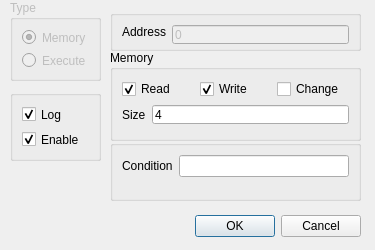
<?xml version="1.0" encoding="UTF-8"?>
<ui version="4.0">
 <class>BreakpointDialog</class>
 <widget class="QDialog" name="BreakpointDialog">
  <property name="windowModality">
   <enum>Qt::ApplicationModal</enum>
  </property>
  <property name="geometry">
   <rect>
    <x>0</x>
    <y>0</y>
    <width>375</width>
    <height>250</height>
   </rect>
  </property>
  <property name="sizePolicy">
   <sizepolicy hsizetype="Fixed" vsizetype="Fixed">
    <horstretch>0</horstretch>
    <verstretch>0</verstretch>
   </sizepolicy>
  </property>
  <property name="minimumSize">
   <size>
    <width>375</width>
    <height>250</height>
   </size>
  </property>
  <property name="maximumSize">
   <size>
    <width>375</width>
    <height>250</height>
   </size>
  </property>
  <property name="baseSize">
   <size>
    <width>375</width>
    <height>250</height>
   </size>
  </property>
  <property name="windowTitle">
   <string>Create / Modify Breakpoint</string>
  </property>
  <widget class="QDialogButtonBox" name="buttonBox">
   <property name="geometry">
    <rect>
     <x>20</x>
     <y>210</y>
     <width>341</width>
     <height>32</height>
    </rect>
   </property>
   <property name="sizePolicy">
    <sizepolicy hsizetype="Fixed" vsizetype="Fixed">
     <horstretch>0</horstretch>
     <verstretch>0</verstretch>
    </sizepolicy>
   </property>
   <property name="orientation">
    <enum>Qt::Horizontal</enum>
   </property>
   <property name="standardButtons">
    <set>QDialogButtonBox::Cancel|QDialogButtonBox::Ok</set>
   </property>
  </widget>
  <widget class="QGroupBox" name="grpType">
   <property name="enabled">
    <bool>false</bool>
   </property>
   <property name="geometry">
    <rect>
     <x>10</x>
     <y>0</y>
     <width>91</width>
     <height>81</height>
    </rect>
   </property>
   <property name="title">
    <string>Type</string>
   </property>
   <layout class="QFormLayout" name="formLayout_2">
    <item row="1" column="0">
     <widget class="QRadioButton" name="rdoExecute">
      <property name="text">
       <string>Execute</string>
      </property>
     </widget>
    </item>
    <item row="0" column="0">
     <widget class="QRadioButton" name="rdoMemory">
      <property name="text">
       <string>Memory</string>
      </property>
      <property name="checked">
       <bool>true</bool>
      </property>
     </widget>
    </item>
   </layout>
  </widget>
  <widget class="QGroupBox" name="groupBox_2">
   <property name="geometry">
    <rect>
     <x>110</x>
     <y>10</y>
     <width>251</width>
     <height>41</height>
    </rect>
   </property>
   <property name="title">
    <string/>
   </property>
   <layout class="QFormLayout" name="formLayout">
    <item row="0" column="0">
     <widget class="QLabel" name="label">
      <property name="text">
       <string>Address</string>
      </property>
     </widget>
    </item>
    <item row="0" column="1">
     <widget class="QLineEdit" name="txtAddress">
      <property name="enabled">
       <bool>false</bool>
      </property>
      <property name="minimumSize">
       <size>
        <width>0</width>
        <height>19</height>
       </size>
      </property>
      <property name="maximumSize">
       <size>
        <width>16777215</width>
        <height>19</height>
       </size>
      </property>
      <property name="text">
       <string>0</string>
      </property>
     </widget>
    </item>
   </layout>
  </widget>
  <widget class="QGroupBox" name="grpMemory">
   <property name="enabled">
    <bool>true</bool>
   </property>
   <property name="geometry">
    <rect>
     <x>110</x>
     <y>50</y>
     <width>251</width>
     <height>91</height>
    </rect>
   </property>
   <property name="title">
    <string>Memory</string>
   </property>
   <layout class="QVBoxLayout" name="verticalLayout_2">
    <item>
     <layout class="QHBoxLayout" name="horizontalLayout">
      <item>
       <widget class="QCheckBox" name="chkRead">
        <property name="text">
         <string>Read</string>
        </property>
        <property name="checked">
         <bool>true</bool>
        </property>
       </widget>
      </item>
      <item>
       <widget class="QCheckBox" name="chkWrite">
        <property name="text">
         <string>Write</string>
        </property>
        <property name="checked">
         <bool>true</bool>
        </property>
       </widget>
      </item>
      <item>
       <widget class="QCheckBox" name="chkChange">
        <property name="text">
         <string>Change</string>
        </property>
       </widget>
      </item>
     </layout>
    </item>
    <item>
     <layout class="QFormLayout" name="formLayout_4">
      <item row="0" column="0">
       <widget class="QLabel" name="label_2">
        <property name="text">
         <string>Size</string>
        </property>
       </widget>
      </item>
      <item row="0" column="1">
       <widget class="QLineEdit" name="txtSize">
        <property name="minimumSize">
         <size>
          <width>0</width>
          <height>19</height>
         </size>
        </property>
        <property name="maximumSize">
         <size>
          <width>16777215</width>
          <height>19</height>
         </size>
        </property>
        <property name="text">
         <string>4</string>
        </property>
       </widget>
      </item>
     </layout>
    </item>
   </layout>
  </widget>
  <widget class="QGroupBox" name="grpExecute">
   <property name="geometry">
    <rect>
     <x>110</x>
     <y>140</y>
     <width>251</width>
     <height>61</height>
    </rect>
   </property>
   <property name="title">
    <string></string>
   </property>
   <layout class="QFormLayout" name="formLayout_3">
    <item row="0" column="0">
     <widget class="QLabel" name="label_3">
      <property name="text">
       <string>Condition</string>
      </property>
     </widget>
    </item>
    <item row="0" column="1">
     <widget class="QLineEdit" name="txtCondition"/>
    </item>
   </layout>
  </widget>
  <widget class="QGroupBox" name="groupBox_5">
   <property name="geometry">
    <rect>
     <x>10</x>
     <y>90</y>
     <width>91</width>
     <height>71</height>
    </rect>
   </property>
   <property name="title">
    <string/>
   </property>
   <layout class="QVBoxLayout" name="verticalLayout">
    <item>
     <widget class="QCheckBox" name="chkLog">
      <property name="enabled">
       <bool>true</bool>
      </property>
      <property name="text">
       <string>Log</string>
      </property>
      <property name="checked">
       <bool>true</bool>
      </property>
     </widget>
    </item>
    <item>
     <widget class="QCheckBox" name="chkEnable">
      <property name="text">
       <string>Enable</string>
      </property>
      <property name="checked">
       <bool>true</bool>
      </property>
     </widget>
    </item>
   </layout>
  </widget>
 </widget>
 <resources/>
 <connections>
  <connection>
   <sender>buttonBox</sender>
   <signal>accepted()</signal>
   <receiver>BreakpointDialog</receiver>
   <slot>accept()</slot>
   <hints>
    <hint type="sourcelabel">
     <x>248</x>
     <y>254</y>
    </hint>
    <hint type="destinationlabel">
     <x>157</x>
     <y>274</y>
    </hint>
   </hints>
  </connection>
  <connection>
   <sender>buttonBox</sender>
   <signal>rejected()</signal>
   <receiver>BreakpointDialog</receiver>
   <slot>reject()</slot>
   <hints>
    <hint type="sourcelabel">
     <x>316</x>
     <y>260</y>
    </hint>
    <hint type="destinationlabel">
     <x>286</x>
     <y>274</y>
    </hint>
   </hints>
  </connection>
 </connections>
</ui>
